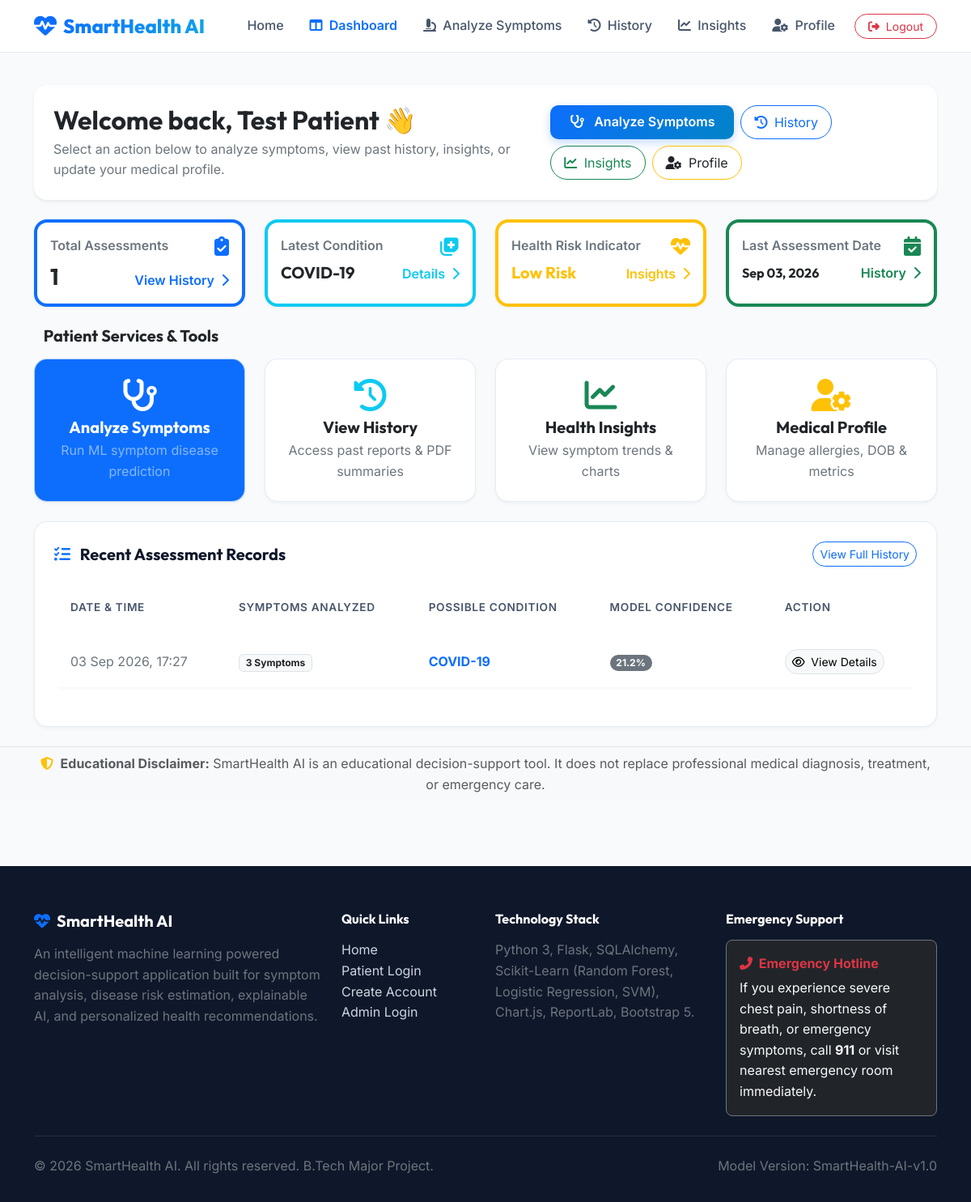
Page /patient/dashboard (signed in) on the earlier database version.
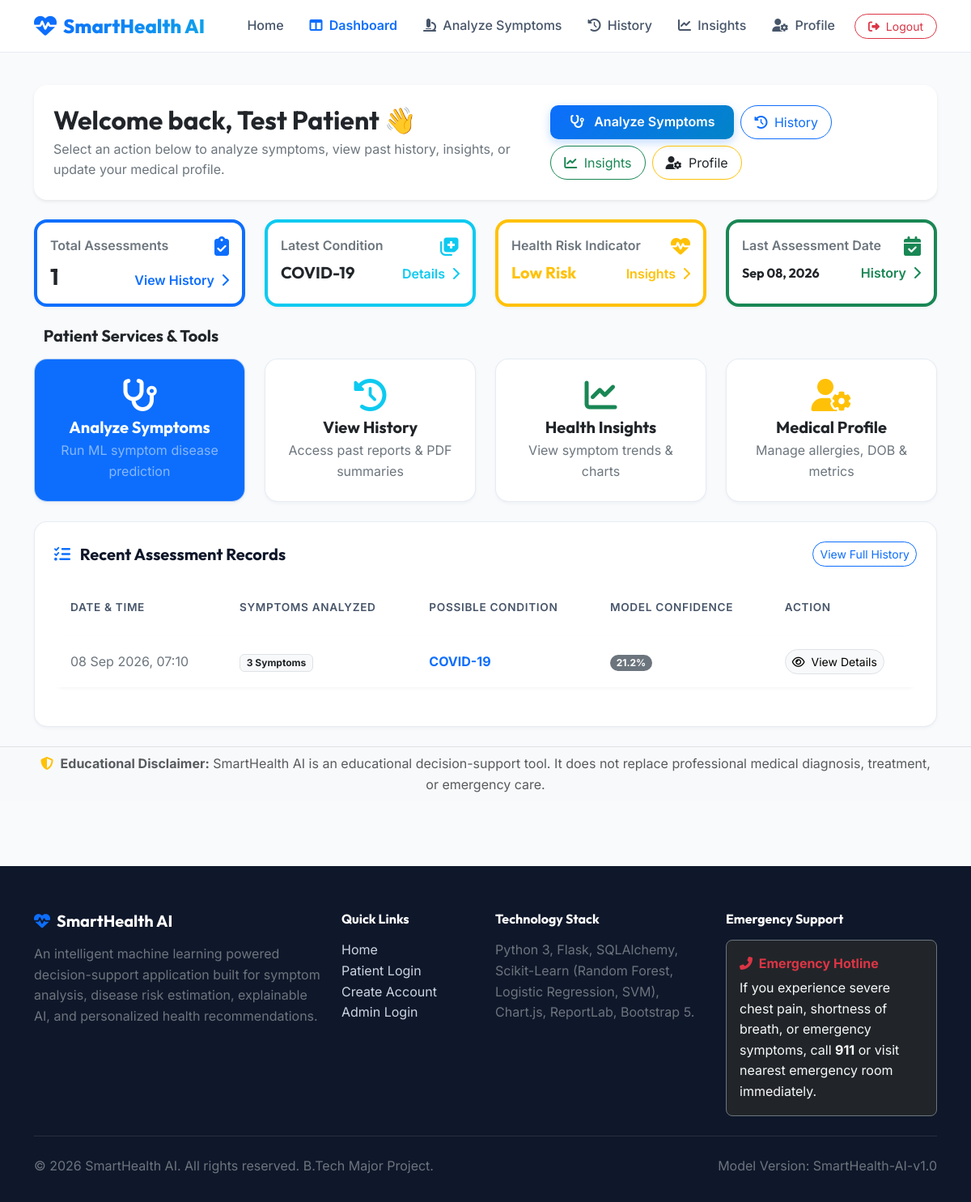
Same page on the later database version.
### app/models/user.py (models this page shows, shortened)
class User(UserMixin, db.Model):
    __tablename__ = 'users'
    id = db.Column(db.Integer, primary_key=True)
    name = db.Column(db.String(100), nullable=False)
    email = db.Column(db.String(120), unique=True, nullable=False, index=True)
    password_hash = db.Column(db.String(255), nullable=False)
    phone = db.Column(db.String(20), nullable=True)
    date_of_birth = db.Column(db.String(20), nullable=True)
    gender = db.Column(db.String(20), nullable=True)
    role = db.Column(db.String(20), nullable=False, default='patient') # 'patient' or 'admin'
    created_at = db.Column(db.DateTime, default=datetime.utcnow)
    is_active = db.Column(db.Boolean, default=True)
    profile = db.relationship('PatientProfile', backref='user', uselist=False, cascade='all, delete-orphan')
    predictions = db.relationship('Prediction', backref='user', lazy='dynamic', cascade='all, delete-orphan')
    def is_admin(self):
        return self.role == 'admin'

### app/models/prediction.py (models this page shows)
class Prediction(db.Model):
    __tablename__ = 'predictions'
    id = db.Column(db.Integer, primary_key=True)
    user_id = db.Column(db.Integer, db.ForeignKey('users.id'), nullable=False)
    predicted_disease = db.Column(db.String(120), nullable=False)
    probability = db.Column(db.Float, nullable=False) # e.g. 86.5
    top_predictions_json = db.Column(db.Text, nullable=True) # JSON of top 3
    explainable_ai_json = db.Column(db.Text, nullable=True) # JSON of feature contributions
    model_version = db.Column(db.String(50), default='SmartHealth-AI-v1.0')
    severity_score = db.Column(db.String(50), default='Moderate')
    created_at = db.Column(db.DateTime, default=datetime.utcnow)
    selected_symptoms = db.relationship('PredictionSymptom', backref='prediction', lazy='joined', cascade='all, delete-orphan')

### app/routes/patient.py (the view)
@patient_bp.route('/dashboard')
@login_required
def dashboard():
    if current_user.is_admin():
        return redirect(url_for('admin.dashboard'))
    predictions_query = Prediction.query.filter_by(user_id=current_user.id).order_by(Prediction.created_at.desc())
    total_predictions = predictions_query.count()
    recent_predictions = predictions_query.limit(5).all()
    latest_prediction = recent_predictions[0] if recent_predictions else None
    risk_level = "Low"
    if latest_prediction:
        if latest_prediction.probability > 85.0 and latest_prediction.severity_score == 'High':
            risk_level = "High Risk"
        elif latest_prediction.probability > 70.0:
            risk_level = "Moderate"
        else:
            risk_level = "Low Risk"
    return render_template(
        'patient/dashboard.html',
        total_predictions=total_predictions,
        latest_prediction=latest_prediction,
        recent_predictions=recent_predictions,
        risk_level=risk_level
    )

### templates/patient/dashboard.html (shortened to what this page needs)
{% extends "base.html" %}
{% block content %}
<div class="container py-4">
    <div class="card-modern p-4 mb-4 bg-white border-0 shadow-sm">
        <div class="d-flex flex-column flex-md-row justify-content-between align-items-md-center gap-3">
            <div>
                <h2 class="fw-bold mb-1 text-dark">Welcome back, {{ current_user.name }} 👋</h2>
                <p class="text-secondary mb-0 fs-7">Select an action below to analyze symptoms, view past history, insights, or update your medical profile.</p>
            </div>
            <div class="d-flex flex-wrap gap-2">
                <a href="{{ url_for('patient.symptoms') }}" class="btn btn-primary-custom px-4 py-2">
                    <i class="fa-solid fa-stethoscope me-2"></i> Analyze Symptoms
                </a>
                <a href="{{ url_for('patient.history') }}" class="btn btn-outline-primary rounded-pill px-3 py-2">
                    <i class="fa-solid fa-clock-rotate-left me-1"></i> History
                </a>
                <a href="{{ url_for('patient.analytics') }}" class="btn btn-outline-success rounded-pill px-3 py-2">
                    <i class="fa-solid fa-chart-line me-1"></i> Insights
                </a>
                <a href="{{ url_for('patient.profile') }}" class="btn btn-outline-warning rounded-pill px-3 py-2 text-dark">
                    <i class="fa-solid fa-user-gear me-1"></i> Profile
                </a>
            </div>
        </div>
    </div>
    <div class="row g-4 mb-4">
        <div class="col-md-3 col-sm-6">
            <div class="card-modern p-3 border-start border-4 border-primary h-100">
                <div class="d-flex justify-content-between align-items-center mb-2">
                    <span class="text-secondary fs-7 fw-semibold">Total Assessments</span>
                    <i class="fa-solid fa-clipboard-check text-primary fs-4"></i>
                </div>
                <div class="d-flex justify-content-between align-items-baseline mt-2">
                    <h3 class="fw-bold mb-0 text-dark">{{ total_predictions }}</h3>
                    <a href="{{ url_for('patient.history') }}" class="fs-8 text-primary fw-semibold text-decoration-none">
                        View History <i class="fa-solid fa-chevron-right ms-1"></i>
                    </a>
                </div>
            </div>
        </div>
        <div class="col-md-3 col-sm-6">
            <div class="card-modern p-3 border-start border-4 border-info h-100">
                <div class="d-flex justify-content-between align-items-center mb-2">
                    <span class="text-secondary fs-7 fw-semibold">Latest Condition</span>
                    <i class="fa-solid fa-notes-medical text-info fs-4"></i>
                </div>
                <div class="d-flex justify-content-between align-items-baseline mt-2">
                    <h5 class="fw-bold mb-0 text-dark text-truncate" style="max-width: 130px;">
                        {% if latest_prediction %}{{ latest_prediction.predicted_disease }}{% else %}No assessments{% endif %}
                    </h5>
                    {% if latest_prediction %}
                        <a href="{{ url_for('patient.view_prediction', prediction_id=latest_prediction.id) }}" class="fs-8 text-info fw-semibold text-decoration-none">
                            Details <i class="fa-solid fa-chevron-right ms-1"></i>
                        </a>
                    {% else %}
                        <a href="{{ url_for('patient.symptoms') }}" class="fs-8 text-info fw-semibold text-decoration-none">
                            Start <i class="fa-solid fa-chevron-right ms-1"></i>
                        </a>
                    {% endif %}
                </div>
            </div>
        </div>
        <div class="col-md-3 col-sm-6">
            <div class="card-modern p-3 border-start border-4 border-warning h-100">
                <div class="d-flex justify-content-between align-items-center mb-2">
                    <span class="text-secondary fs-7 fw-semibold">Health Risk Indicator</span>
                    <i class="fa-solid fa-heart-pulse text-warning fs-4"></i>
                </div>
                <div class="d-flex justify-content-between align-items-baseline mt-2">
                    <h5 class="fw-bold mb-0 text-warning">{{ risk_level }}</h5>
                    <a href="{{ url_for('patient.analytics') }}" class="fs-8 text-warning fw-semibold text-decoration-none">
                        Insights <i class="fa-solid fa-chevron-right ms-1"></i>
                    </a>
                </div>
            </div>
        </div>
        <div class="col-md-3 col-sm-6">
            <div class="card-modern p-3 border-start border-4 border-success h-100">
                <div class="d-flex justify-content-between align-items-center mb-2">
                    <span class="text-secondary fs-7 fw-semibold">Last Assessment Date</span>
                    <i class="fa-solid fa-calendar-check text-success fs-4"></i>
                </div>
                <div class="d-flex justify-content-between align-items-baseline mt-2">
                    <h6 class="fw-bold mb-0 text-dark">
                        {% if latest_prediction %}{{ latest_prediction.created_at.strftime('%b %d, %Y') }}{% else %}N/A{% endif %}
                    </h6>
                    <a href="{{ url_for('patient.history') }}" class="fs-8 text-success fw-semibold text-decoration-none">
                        History <i class="fa-solid fa-chevron-right ms-1"></i>
                    </a>
                </div>
            </div>
        </div>
    </div>
    <h5 class="fw-bold mb-3 text-dark"> Patient Services & Tools</h5>
    <div class="row g-4 mb-4">
        <div class="col-md-3 col-sm-6">
            <a href="{{ url_for('patient.symptoms') }}" class="card-modern p-4 text-center text-decoration-none bg-primary text-white d-block hover-lift h-100">
                <i class="fa-solid fa-stethoscope display-6 mb-2"></i>
                <h5 class="fw-bold mb-1 text-white">Analyze Symptoms</h5>
                <p class="fs-8 text-white-50 mb-0">Run ML symptom disease prediction</p>
            </a>
        </div>
        <div class="col-md-3 col-sm-6">
            <a href="{{ url_for('patient.history') }}" class="card-modern p-4 text-center text-decoration-none bg-white text-dark d-block hover-lift h-100">
                <i class="fa-solid fa-clock-rotate-left display-6 text-info mb-2"></i>
                <h5 class="fw-bold mb-1 text-dark">View History</h5>
                <p class="fs-8 text-secondary mb-0">Access past reports & PDF summaries</p>
            </a>
        </div>
        <div class="col-md-3 col-sm-6">
            <a href="{{ url_for('patient.analytics') }}" class="card-modern p-4 text-center text-decoration-none bg-white text-dark d-block hover-lift h-100">
                <i class="fa-solid fa-chart-line display-6 text-success mb-2"></i>
                <h5 class="fw-bold mb-1 text-dark">Health Insights</h5>
                <p class="fs-8 text-secondary mb-0">View symptom trends & charts</p>
            </a>
        </div>
        <div class="col-md-3 col-sm-6">
            <a href="{{ url_for('patient.profile') }}" class="card-modern p-4 text-center text-decoration-none bg-white text-dark d-block hover-lift h-100">
                <i class="fa-solid fa-user-gear display-6 text-warning mb-2"></i>
                <h5 class="fw-bold mb-1 text-dark">Medical Profile</h5>
                <p class="fs-8 text-secondary mb-0">Manage allergies, DOB & metrics</p>
            </a>
        </div>
    </div>
    <div class="card-modern p-4">
        <div class="d-flex justify-content-between align-items-center mb-3">
            <h5 class="fw-bold mb-0"><i class="fa-solid fa-list-check me-2 text-primary"></i> Recent Assessment Records</h5>
            <a href="{{ url_for('patient.history') }}" class="btn btn-sm btn-outline-primary rounded-pill">View Full History</a>
        </div>
        {% if recent_predictions %}
            <div class="table-responsive">
                <table class="table table-custom align-middle">
                    <thead>
                        <tr>
                            <th>Date & Time</th>
                            <th>Symptoms Analyzed</th>
                            <th>Possible Condition</th>
                            <th>Model Confidence</th>
                            <th>Action</th>
                        </tr>
                    </thead>
                    <tbody>
                        {% for pred in recent_predictions %}
                            <tr>
                                <td class="fs-7 text-secondary">{{ pred.created_at.strftime('%d %b %Y, %H:%M') }}</td>
                                <td>
                                    <span class="badge bg-light text-dark border">
                                        {{ pred.selected_symptoms|length }} Symptoms
                                    </span>
                                </td>
                                <td class="fw-bold text-primary">{{ pred.predicted_disease }}</td>
                                <td>
                                    <span class="badge {% if pred.probability >= 85 %}bg-success{% elif pred.probability >= 70 %}bg-primary{% else %}bg-secondary{% endif %} rounded-pill">
                                        {{ pred.probability }}%
                                    </span>
                                </td>
                                <td>
                                    <a href="{{ url_for('patient.view_prediction', prediction_id=pred.id) }}" class="btn btn-sm btn-light border rounded-pill">
                                        <i class="fa-regular fa-eye me-1"></i> View Details
                                    </a>
                                </td>
                            </tr>
                        {% endfor %}
                    </tbody>
                </table>
            </div>
        {% endif %}
    </div>
</div>
{% endblock %}

Differences in the rows shown:
changed Prediction "COVID-19": created_at "Sep 03, 2026" → "Sep 08, 2026"; created_at "03 Sep 2026, 17:27" → "08 Sep 2026, 07:10"
